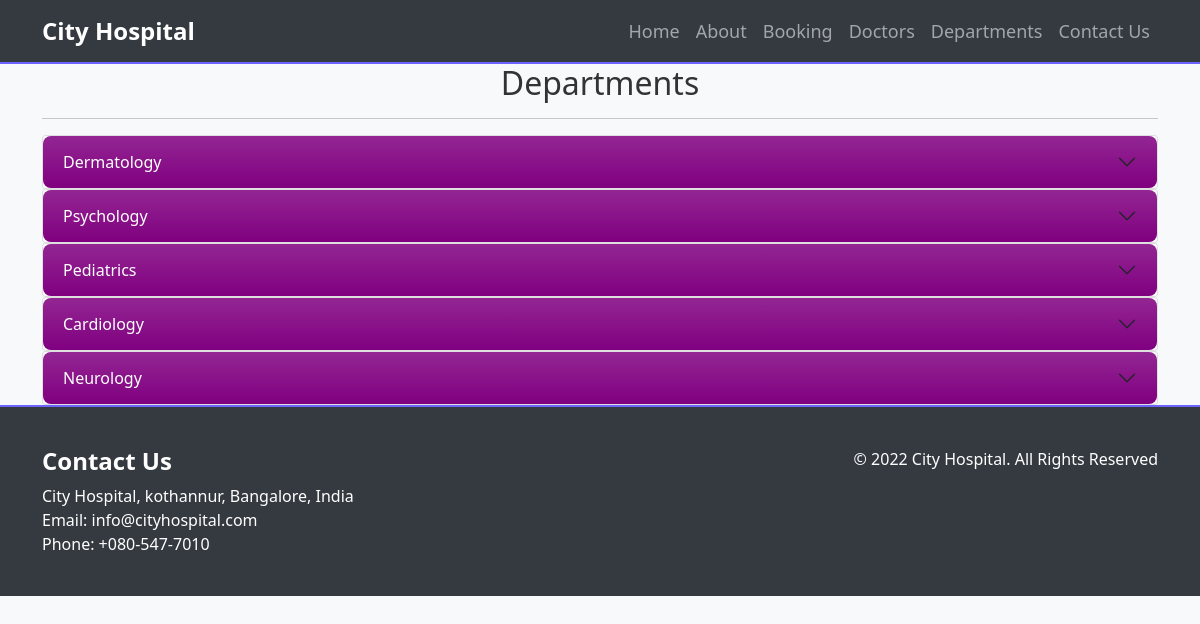
Screenshot of /department with the database file from the repository.
### home/models.py (models this page shows, shortened)
class Departments(models.Model):
    dep_name=models.CharField(max_length=100)
    dep_description=models.TextField()

### home/views.py (the view)
# urls.py: path('department',views.department,name='department'),
def department(request):
    dict_dept={'dept':Departments.objects.all()
               }
    return render(request,'department.html',dict_dept)

### templates/department.html (shortened to what this page needs)
{% extends "base.html" %}
{% block content %}
<h2 class=" text-center">Departments</h2><hr>
{% for d in dept%}
<div class="accordion" id="accordionExample">
    <div class="accordion-item">
      <h2 class="accordion-header" id="headingOne">
        <button class="accordion-button collapsed bg-gradient text-white" type="button" data-bs-toggle="collapse" data-bs-target="#collapseOne" aria-expanded="true" aria-controls="collapseOne" style="background-color:  purple; border-radius: 0.5rem;">
          {{ d.dep_name }}
        </button>
      </h2>
    </div>
  </div>
    {% endfor %}
{% endblock content %}

### templates/base.html (style rules this page uses)
body { font-family: 'Segoe UI', Tahoma, Geneva, Verdana, sans-serif; background-color: #f8f9fa; color: #333; }

### rows the page displays
Departments: dep_name "Dermatology"
Departments: dep_name "Psychology"
Departments: dep_name "Pediatrics"
Departments: dep_name "Cardiology"
Departments: dep_name "Neurology"
